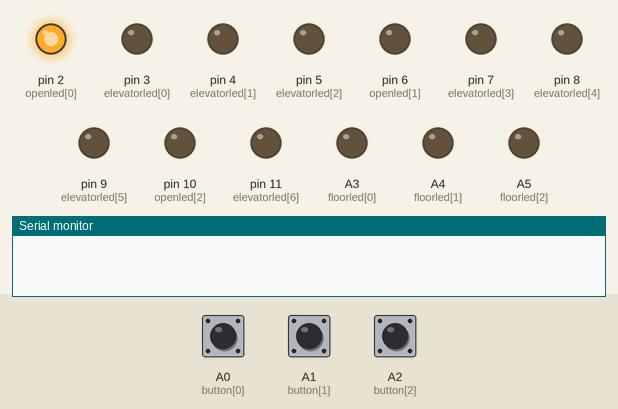
A sketch run on a simulated Arduino Uno, built with avr-gcc and run on an emulated ATmega328P. Parts: output pins drawn as LEDs (lit = HIGH), the last lines printed to the serial monitor. Dashed ring = blinking. The test bench sets the inputs (shaded band); at power-on: A1 (button[1]) LOW, A0 (button[0]) LOW, A2 (button[2]) LOW.

Above: at 1.2 s.
1.3 s: A1 (button[1]) pulled HIGH for 0.15 s
At 2.55 s:
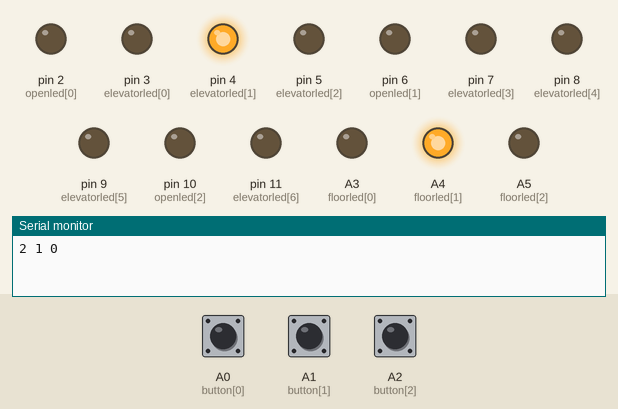
4.4 s: A0 (button[0]) pulled HIGH for 3.2 s
At 10.5 s:
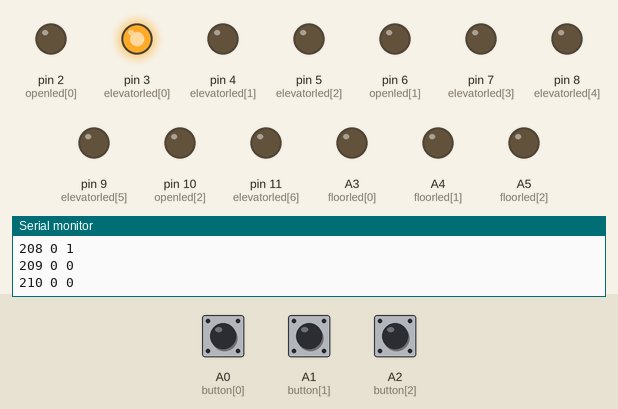
10.6 s: A2 (button[2]) pulled HIGH for 0.15 s
At 13.5 s:
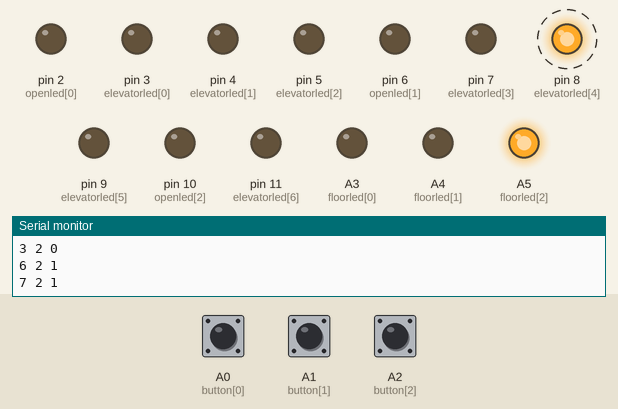
13.6 s: A0 (button[0]) pulled HIGH for 0.15 s
At 16.5 s:
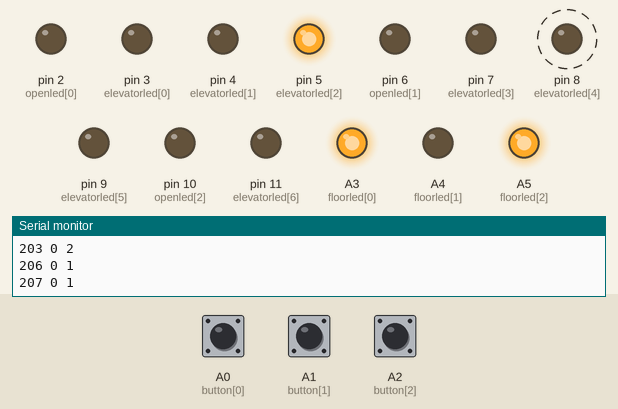
16.6 s: A1 (button[1]) pulled HIGH for 3.2 s
At 22.6 s:
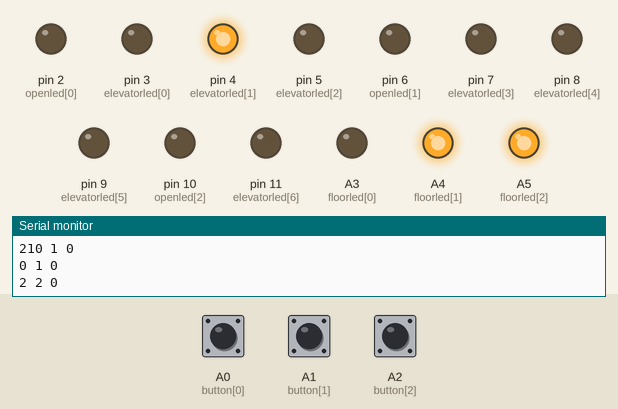
22.7 s: A0 (button[0]) pulled HIGH for 1 s
At 26.6 s:
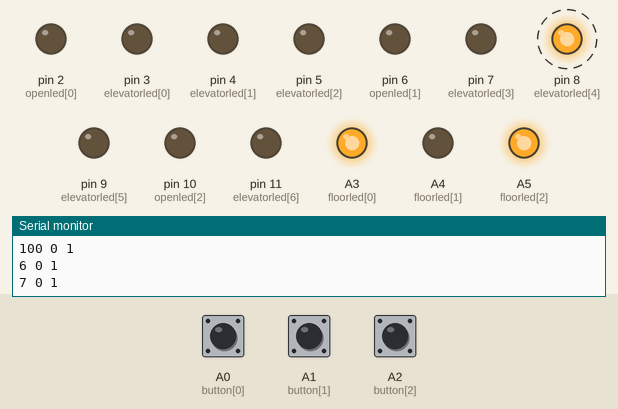
Timing chart, 0 to 31.7 s (numbered marks = the images above; inputs shaded):
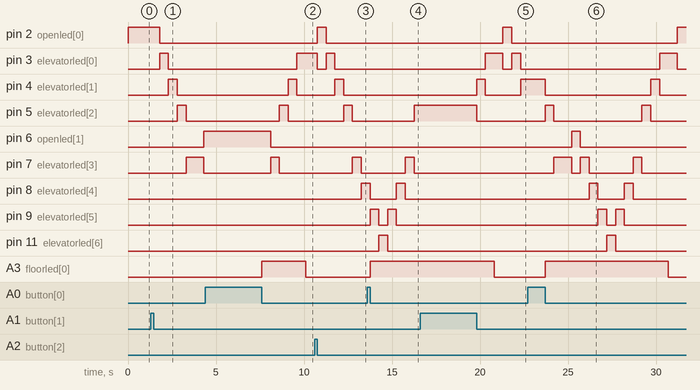

The sketch:

fullelevator.ino
```cpp
const int elevatorled[7] = {3, 4, 5, 7, 8, 9, 11};
const int openled[3] = {2, 6, 10};
const int floorled[3] = {A3, A4, A5};
const int button[3] = {A0, A1, A2};

bool request[3] = {false, false, false};

int currentFloor = 0;
int targetFloor = -1;
int direction = 0;
int moveStep = 0;
bool isMoving = false;

bool startDelay = false;
unsigned long startDelayTime = 0;
unsigned long prevTime = 0;
const unsigned long interval = 500;


// --- 기본 제어 함수 ---
void turnOn(int pin)   { digitalWrite(pin, HIGH); }
void turnOff(int pin)  { digitalWrite(pin, LOW); }
void switchLED(int offPin, int onPin) {
  digitalWrite(offPin, LOW);
  digitalWrite(onPin, HIGH);
}

void closeDoor(int floor) { turnOff(openled[floor]); }
void openDoor(int floor)  { turnOn(openled[floor]); }
void indicateFloor(int floor, bool on) {
  digitalWrite(floorled[floor], on ? HIGH : LOW);
}

// --- 아두이노 기본 setup ---
void setup() {
  Serial.begin(9600);
  for (int i = 0; i < 3; i++) {
    pinMode(button[i], INPUT);
    pinMode(openled[i], OUTPUT);
    pinMode(floorled[i], OUTPUT);
  }
  for (int i = 0; i < 7; i++) {
    pinMode(elevatorled[i], OUTPUT);
  }

  openDoor(0); // 1층 문 열림
}

// --- 메인 루프 ---
void loop()
{
  unsigned long now = millis();

  // 버튼 입력 처리
  for (int i = 0; i < 3; i++)
  {
    if (digitalRead(button[i]) == HIGH)
    {
      //delay(10);  // 디바운싱
      while (digitalRead(button[i]) == HIGH); // 버튼 뗄 때까지 대기
      request[i] = !request[i];
      indicateFloor(i, request[i]);
      targetFloor = i;
    }
  }

if (!isMoving) {
  if (currentFloor < 2 && (request[1] || request[2])) {
    if (request[2]) targetFloor = 2;
    else if (request[1] && currentFloor == 0) targetFloor = 1;

    direction = +1;
    isMoving = true;
    moveStep = 1;
    indicateFloor(targetFloor, true);
    startDelay = true;
    startDelayTime = now;
  }
  else if (currentFloor > 0 && (request[0] || (request[1] && currentFloor == 2))) {
    if (request[0]) targetFloor = 0;
    else if (request[1]) targetFloor = 1;

    direction = -1;
    isMoving = true;
    moveStep = 199;
    indicateFloor(targetFloor, true);
  }
}

  // 문 닫기 딜레이
  if (startDelay && now - startDelayTime >= 500)
  {
    closeDoor(0);
    turnOn(elevatorled[0]);
    prevTime = now;
    startDelay = false;
  }


  // 이동 시퀀스 실행
  if (isMoving && !startDelay && now - prevTime >= interval)
  {
    prevTime = now;
    handleMovementStep();
    Serial.print(moveStep);
    Serial.print(" ");
    Serial.print(targetFloor);
    Serial.print(" ");
    Serial.println(currentFloor);
  }

}

// --- 이동 단계 처리 ---
void handleMovementStep()
{
  switch (moveStep)
  {
    case 1: // 1-1층
      switchLED(elevatorled[0], elevatorled[1]);
      moveStep++;
      break;

    case 2: // 1-2층
      switchLED(elevatorled[1], elevatorled[2]);
      moveStep++;
      break;

    case 3: // 2층 도착
      switchLED(elevatorled[2], elevatorled[3]);
      if (!request[1] && request[2])
      {
        moveStep = 6;  // 바로 점프 → 정차 없이 계속
      }
      else if(!request[1] && !request[2])
      {
    	  moveStep = 5;
      }
      else
      {
        moveStep++;    // 2층 정차 루트로 진행
      }
      currentFloor = 1;
      break;

    case 4: //2층 초록 led꺼짐
      indicateFloor(1, false);
      moveStep++;
      break;

    case 5: //2층문이 열림
      if (request[2] && !request[1] && ((targetFloor == 1) || (targetFloor ==2)))
      {
        moveStep = 6;
      }
      //if (!request[])
      if (request[0] && !request[1])
      {
        moveStep = 206;
      }
      if (request[1])
      {
        if (request[2])
        {
          turnOff(elevatorled[3]);
          openDoor(1);
          request[1] = false;
          moveStep = 100;
        }
        else if (request[0])
        {
          turnOff(elevatorled[3]);
          openDoor(1);
          request[1] = false;
          moveStep = 300;
        }

        else
        {
          indicateFloor(1, false);
          turnOff(elevatorled[3]);
          openDoor(1);
          currentFloor = 1;
          isMoving = true;
          direction = 0;
          moveStep = 5;
        }
      }
      break;

    case 100: //2층 문이 닫힘


        closeDoor(1);
        turnOn(elevatorled[3]);


      moveStep = 6;
      break;


    case 6: //2-1층
      switchLED(elevatorled[3], elevatorled[4]);
      moveStep++;
      break;

    case 7: //2-2층
      switchLED(elevatorled[4], elevatorled[5]);
      moveStep++;
      break;

    case 8: //3층
      switchLED(elevatorled[5], elevatorled[6]);
      currentFloor = 2;
      if (request[2])
      {
        moveStep++;
      }
      if (request[0])
      {
        moveStep= 201;
      }
      if (request[1])
      {
        moveStep= 201;
      }
       break;


    case 9: //3층 버튼 초록불 꺼짐

        indicateFloor(2, false);
        moveStep++;

      break;

    case 10: //닫힘led꺼지고 열림led 켜짐
      turnOff(elevatorled[6]);
      openDoor(2);
      request[2] = false;

      isMoving = false;
      direction = 0;
      moveStep = 0;

      break;
    //하강로직
    case 199:
      moveStep++;
      break;

    case 200:
      closeDoor(currentFloor);
      turnOn(elevatorled[6]);
      moveStep++;
      break;

    case 201:
      switchLED(elevatorled[6], elevatorled[5]);
      moveStep++;
      break;
    case 202:
      switchLED(elevatorled[5], elevatorled[4]);
      moveStep++;
      break;

    case 203:
      switchLED(elevatorled[4], elevatorled[3]);
      currentFloor = 1;
      if (!request[1] && request[2])
      {
        moveStep = 6;  // 바로 점프 → 정차 없이 계속
      }
      else if(!request[1] && !request[2])
      {
    	  moveStep = 5;
      }

  // ↓↓↓ 현재 목표가 1층이 아니라면 2층에서 멈춰야 함
      if (targetFloor == 1 && request[1])
      {
        moveStep = 204;
      }
      else if (targetFloor == 0 && !request[1])
      {
        moveStep = 206;  // 바로 1층으로
      }
      else
      {
        moveStep = 205;  // 그냥 지나감
      }
      break;

    case 204: //2층 초록 led꺼짐
      indicateFloor(1, false);
      moveStep++;
      break;

    case 205:
      if (request[2] && !request[1] && (targetFloor == 1))
      {
        moveStep = 6;
      }
      if (request[0] && !request[1])
      {
        moveStep = 206;
      }
      if (request[1])
      {
        if (request[2])
        {
          turnOff(elevatorled[3]);
          openDoor(1);
          request[1] = false;
          moveStep = 100;
        }
        else if (request[0])
        {
          turnOff(elevatorled[3]);
          openDoor(1);
          request[1] = false;
          moveStep = 300;
        }

        else
        {
          indicateFloor(1, false);
          turnOff(elevatorled[3]);
          openDoor(1);
          isMoving = true;
          direction = 0;
          moveStep = 205;
        }
      }
      break;

    case 300:
      if(request[0] && (elevatorled[3] != 1))
      {
        closeDoor(1);
        turnOn(elevatorled[3]);
      }

      moveStep = 206;
      break;

    case 206:
      switchLED(elevatorled[3], elevatorled[2]);
      moveStep++;
      break;

    case 207:
      switchLED(elevatorled[2], elevatorled[1]);
      moveStep++;
      break;

    case 208:
      switchLED(elevatorled[1], elevatorled[0]);
      currentFloor = 0;
      if (request[0])
      {
        moveStep++;
      }
      break;
    case 209: //1층 초록 led꺼짐
      if(request[0])
      {
        indicateFloor(0, false);
        moveStep++;
        break;
      }
      if(!request[0])
      {
        moveStep = 209;
        break;
      }
    case 210:
      turnOff(elevatorled[0]);
      openDoor(0);
      request[0] = false;
      isMoving = false;
      direction = 0;
      moveStep = 0;
      break;
  }
}
```

Measured:
- after the input at 1.3 s, pin 2 (openled[0]): HIGH → LOW after 0.50 s; pin 3 (elevatorled[0]): LOW → HIGH after 0.50 s, → LOW 0.50 s later; pin 4 (elevatorled[1]): LOW → HIGH after 1.0 s, → LOW 0.50 s later; pin 5 (elevatorled[2]): LOW → HIGH after 1.5 s, → LOW 0.50 s later; pin 6 (openled[1]): LOW → HIGH after 3.0 s
- after the input at 4.4 s, pin 3 (elevatorled[0]): LOW → HIGH after 5.2 s; pin 4 (elevatorled[1]): LOW → HIGH after 4.7 s, → LOW 0.50 s later; pin 5 (elevatorled[2]): LOW → HIGH after 4.2 s, → LOW 0.50 s later; pin 6 (openled[1]): HIGH → LOW after 3.7 s; pin 7 (elevatorled[3]): LOW → HIGH after 3.7 s, → LOW 0.50 s later
- after the input at 10.6 s, pin 2 (openled[0]): LOW → HIGH after 0.15 s instead of 0.00 s; pin 3 (elevatorled[0]): HIGH → LOW after 0.15 s instead of 0.00 s
- after the input at 13.6 s, pin 5 (elevatorled[2]): LOW → HIGH after 2.7 s; pin 7 (elevatorled[3]): LOW → HIGH after 2.1 s, → LOW 0.50 s later; pin 10 (openled[2]): stays LOW (without the input it goes to HIGH after 1.6 s); A3 (floorled[0]): LOW → HIGH after 0.15 s; A5 (floorled[2]): stays HIGH (without the input it goes to LOW after 1.1 s)
- after the input at 16.6 s, pin 7 (elevatorled[3]): stays LOW (without the input it goes to HIGH after 3.7 s); pin 8 (elevatorled[4]): stays LOW (without the input it goes to HIGH after 4.2 s)
- after the input at 22.7 s, pin 2 (openled[0]): LOW → HIGH after 8.5 s; pin 3 (elevatorled[0]): LOW → HIGH after 7.5 s, → LOW 1.0 s later; pin 4 (elevatorled[1]): HIGH → LOW after 1.0 s instead of 0.10 s; pin 10 (openled[2]): stays LOW (without the input it goes to HIGH after 4.6 s); A3 (floorled[0]): LOW → HIGH after 1.0 s, → LOW 7.0 s later
- by itself, pin 9 (elevatorled[5]): alternates HIGH for 0.50 s and LOW for 0.50 s, 4 changes in all, then stays LOW
